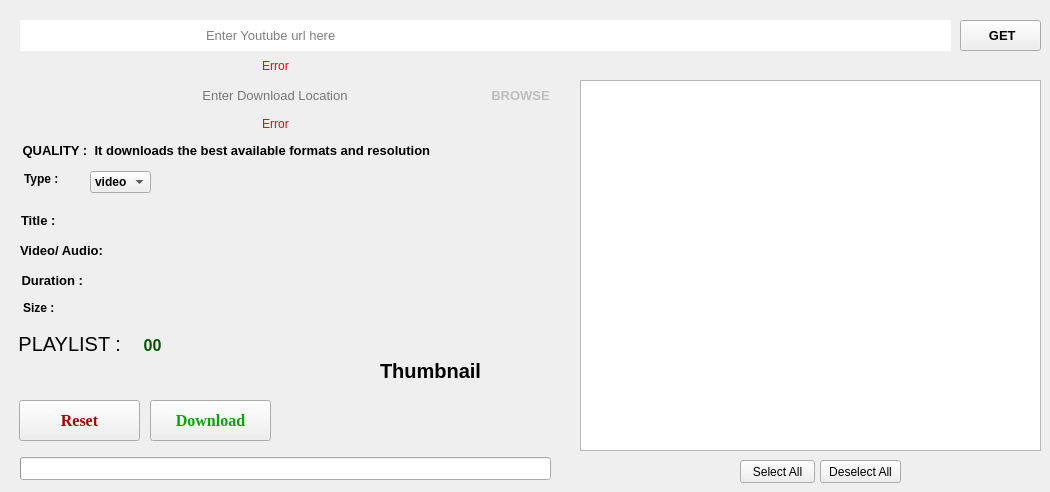
    <widget class="QWidget" name="tab_3">
     <attribute name="title">
      <string>Playlist</string>
     </attribute>
     <widget class="QLineEdit" name="urlText">
      <property name="geometry">
       <rect>
        <x>20</x>
        <y>20</y>
        <width>931</width>
        <height>31</height>
       </rect>
      </property>
      <property name="font">
       <font>
        <pointsize>10</pointsize>
       </font>
      </property>
      <property name="inputMethodHints">
       <set>Qt::ImhNone</set>
      </property>
      <property name="frame">
       <bool>false</bool>
      </property>
      <property name="alignment">
       <set>Qt::AlignLeading|Qt::AlignLeft|Qt::AlignVCenter</set>
      </property>
      <property name="placeholderText">
       <string>                                                   Enter Youtube url here</string>
      </property>
      <property name="clearButtonEnabled">
       <bool>true</bool>
      </property>
     </widget>
     <widget class="QPushButton" name="getButton">
      <property name="geometry">
       <rect>
        <x>960</x>
        <y>20</y>
        <width>81</width>
        <height>31</height>
       </rect>
      </property>
      <property name="font">
       <font>
        <pointsize>10</pointsize>
        <weight>75</weight>
        <bold>true</bold>
       </font>
      </property>
      <property name="autoFillBackground">
       <bool>false</bool>
      </property>
      <property name="text">
       <string> GET</string>
      </property>
      <property name="iconSize">
       <size>
        <width>30</width>
        <height>30</height>
       </size>
      </property>
      <property name="autoDefault">
       <bool>false</bool>
      </property>
      <property name="default">
       <bool>false</bool>
      </property>
      <property name="flat">
       <bool>false</bool>
      </property>
     </widget>
     <widget class="QLineEdit" name="browseText">
      <property name="enabled">
       <bool>false</bool>
      </property>
      <property name="geometry">
       <rect>
        <x>20</x>
        <y>80</y>
        <width>441</width>
        <height>31</height>
       </rect>
      </property>
      <property name="sizePolicy">
       <sizepolicy hsizetype="Expanding" vsizetype="Fixed">
        <horstretch>0</horstretch>
        <verstretch>0</verstretch>
       </sizepolicy>
      </property>
      <property name="font">
       <font>
        <pointsize>10</pointsize>
       </font>
      </property>
      <property name="frame">
       <bool>false</bool>
      </property>
      <property name="alignment">
       <set>Qt::AlignLeading|Qt::AlignLeft|Qt::AlignVCenter</set>
      </property>
      <property name="dragEnabled">
       <bool>false</bool>
      </property>
      <property name="placeholderText">
       <string>                                                  Enter Download Location</string>
      </property>
      <property name="clearButtonEnabled">
       <bool>true</bool>
      </property>
     </widget>
     <widget class="QPushButton" name="browseButton">
      <property name="enabled">
       <bool>false</bool>
      </property>
      <property name="geometry">
       <rect>
        <x>470</x>
        <y>80</y>
        <width>101</width>
        <height>31</height>
       </rect>
      </property>
      <property name="font">
       <font>
        <pointsize>10</pointsize>
        <weight>75</weight>
        <bold>true</bold>
       </font>
      </property>
      <property name="text">
       <string>BROWSE</string>
      </property>
      <property name="iconSize">
       <size>
        <width>30</width>
        <height>30</height>
       </size>
      </property>
      <property name="flat">
       <bool>true</bool>
      </property>
     </widget>
     <widget class="QLabel" name="label_4">
      <property name="geometry">
       <rect>
        <x>19</x>
        <y>140</y>
        <width>491</width>
        <height>20</height>
       </rect>
      </property>
      <property name="font">
       <font>
        <pointsize>10</pointsize>
        <weight>75</weight>
        <bold>true</bold>
       </font>
      </property>
      <property name="text">
       <string> QUALITY :  It downloads the best available formats and resolution</string>
      </property>
      <property name="alignment">
       <set>Qt::AlignJustify|Qt::AlignVCenter</set>
      </property>
      <property name="indent">
       <number>20</number>
      </property>
     </widget>
     <widget class="QLabel" name="playlistLabel">
      <property name="geometry">
       <rect>
        <x>-18</x>
        <y>334</y>
        <width>181</width>
        <height>20</height>
       </rect>
      </property>
      <property name="font">
       <font>
        <pointsize>15</pointsize>
        <weight>50</weight>
        <bold>false</bold>
       </font>
      </property>
      <property name="text">
       <string>PLAYLIST : </string>
      </property>
      <property name="alignment">
       <set>Qt::AlignCenter</set>
      </property>
      <property name="indent">
       <number>20</number>
      </property>
     </widget>
     <widget class="QLabel" name="video_audio_title">
      <property name="geometry">
       <rect>
        <x>20</x>
        <y>240</y>
        <width>521</width>
        <height>20</height>
       </rect>
      </property>
      <property name="sizePolicy">
       <sizepolicy hsizetype="Maximum" vsizetype="Maximum">
        <horstretch>0</horstretch>
        <verstretch>0</verstretch>
       </sizepolicy>
      </property>
      <property name="font">
       <font>
        <pointsize>10</pointsize>
        <weight>75</weight>
        <bold>true</bold>
       </font>
      </property>
      <property name="text">
       <string>Video/ Audio: </string>
      </property>
     </widget>
     <widget class="QLabel" name="duration">
      <property name="geometry">
       <rect>
        <x>18</x>
        <y>270</y>
        <width>521</width>
        <height>20</height>
       </rect>
      </property>
      <property name="font">
       <font>
        <pointsize>10</pointsize>
        <weight>75</weight>
        <bold>true</bold>
       </font>
      </property>
      <property name="text">
       <string> Duration :</string>
      </property>
     </widget>
     <widget class="QProgressBar" name="progressBar_playlist">
      <property name="enabled">
       <bool>true</bool>
      </property>
      <property name="geometry">
       <rect>
        <x>20</x>
        <y>457</y>
        <width>531</width>
        <height>23</height>
       </rect>
      </property>
      <property name="value">
       <number>0</number>
      </property>
      <property name="textVisible">
       <bool>false</bool>
      </property>
     </widget>
     <widget class="QPushButton" name="downloadButton">
      <property name="geometry">
       <rect>
        <x>150</x>
        <y>400</y>
        <width>121</width>
        <height>41</height>
       </rect>
      </property>
      <property name="palette">
       <palette>
        <active>
         <colorrole role="ButtonText">
          <brush brushstyle="SolidPattern">
           <color alpha="255">
            <red>0</red>
            <green>170</green>
            <blue>0</blue>
           </color>
          </brush>
         </colorrole>
        </active>
        <inactive>
         <colorrole role="ButtonText">
          <brush brushstyle="SolidPattern">
           <color alpha="255">
            <red>0</red>
            <green>170</green>
            <blue>0</blue>
           </color>
          </brush>
         </colorrole>
        </inactive>
        <disabled>
         <colorrole role="ButtonText">
          <brush brushstyle="SolidPattern">
           <color alpha="255">
            <red>120</red>
            <green>120</green>
            <blue>120</blue>
           </color>
          </brush>
         </colorrole>
        </disabled>
       </palette>
      </property>
      <property name="font">
       <font>
        <family>Georgia</family>
        <pointsize>12</pointsize>
        <weight>75</weight>
        <italic>false</italic>
        <bold>true</bold>
        <underline>false</underline>
        <strikeout>false</strikeout>
       </font>
      </property>
      <property name="text">
       <string>Download</string>
      </property>
      <property name="iconSize">
       <size>
        <width>30</width>
        <height>30</height>
       </size>
      </property>
      <property name="default">
       <bool>false</bool>
      </property>
      <property name="flat">
       <bool>false</bool>
      </property>
     </widget>
     <widget class="QPushButton" name="resetButton_playlist">
      <property name="geometry">
       <rect>
        <x>19</x>
        <y>400</y>
        <width>121</width>
        <height>41</height>
       </rect>
      </property>
      <property name="palette">
       <palette>
        <active>
         <colorrole role="WindowText">
          <brush brushstyle="SolidPattern">
           <color alpha="255">
            <red>170</red>
            <green>0</green>
            <blue>0</blue>
           </color>
          </brush>
         </colorrole>
         <colorrole role="ButtonText">
          <brush brushstyle="SolidPattern">
           <color alpha="255">
            <red>170</red>
            <green>0</green>
            <blue>0</blue>
           </color>
          </brush>
         </colorrole>
        </active>
        <inactive>
         <colorrole role="WindowText">
          <brush brushstyle="SolidPattern">
           <color alpha="255">
            <red>170</red>
            <green>0</green>
            <blue>0</blue>
           </color>
          </brush>
         </colorrole>
         <colorrole role="ButtonText">
          <brush brushstyle="SolidPattern">
           <color alpha="255">
            <red>170</red>
            <green>0</green>
            <blue>0</blue>
           </color>
          </brush>
         </colorrole>
        </inactive>
        <disabled>
         <colorrole role="WindowText">
          <brush brushstyle="SolidPattern">
           <color alpha="255">
            <red>120</red>
            <green>120</green>
            <blue>120</blue>
           </color>
          </brush>
         </colorrole>
         <colorrole role="ButtonText">
          <brush brushstyle="SolidPattern">
           <color alpha="255">
            <red>120</red>
            <green>120</green>
            <blue>120</blue>
           </color>
          </brush>
         </colorrole>
        </disabled>
       </palette>
      </property>
      <property name="font">
       <font>
        <family>Georgia</family>
        <pointsize>12</pointsize>
        <weight>75</weight>
        <bold>true</bold>
       </font>
      </property>
      <property name="text">
       <string>Reset</string>
      </property>
     </widget>
     <widget class="QLabel" name="playlist_number">
      <property name="geometry">
       <rect>
        <x>122</x>
        <y>330</y>
        <width>61</width>
        <height>31</height>
       </rect>
      </property>
      <property name="palette">
       <palette>
        <active>
         <colorrole role="WindowText">
          <brush brushstyle="SolidPattern">
           <color alpha="255">
            <red>0</red>
            <green>85</green>
            <blue>0</blue>
           </color>
          </brush>
         </colorrole>
        </active>
        <inactive>
         <colorrole role="WindowText">
          <brush brushstyle="SolidPattern">
           <color alpha="255">
            <red>0</red>
            <green>85</green>
            <blue>0</blue>
           </color>
          </brush>
         </colorrole>
        </inactive>
        <disabled>
         <colorrole role="WindowText">
          <brush brushstyle="SolidPattern">
           <color alpha="255">
            <red>120</red>
            <green>120</green>
            <blue>120</blue>
           </color>
          </brush>
         </colorrole>
        </disabled>
       </palette>
      </property>
      <property name="font">
       <font>
        <pointsize>12</pointsize>
        <weight>75</weight>
        <bold>true</bold>
       </font>
      </property>
      <property name="text">
       <string>00</string>
      </property>
      <property name="alignment">
       <set>Qt::AlignCenter</set>
      </property>
     </widget>
     <widget class="QLabel" name="playlist_title">
      <property name="geometry">
       <rect>
        <x>21</x>
        <y>210</y>
        <width>531</width>
        <height>20</height>
       </rect>
      </property>
      <property name="font">
       <font>
        <pointsize>10</pointsize>
        <weight>75</weight>
        <bold>true</bold>
       </font>
      </property>
      <property name="mouseTracking">
       <bool>false</bool>
      </property>
      <property name="tabletTracking">
       <bool>false</bool>
      </property>
      <property name="text">
       <string>Title :</string>
      </property>
      <property name="wordWrap">
       <bool>false</bool>
      </property>
     </widget>
     <widget class="QListWidget" name="playlist_list">
      <property name="enabled">
       <bool>true</bool>
      </property>
      <property name="geometry">
       <rect>
        <x>580</x>
        <y>80</y>
        <width>461</width>
        <height>371</height>
       </rect>
      </property>
      <property name="font">
       <font>
        <pointsize>10</pointsize>
        <weight>75</weight>
        <bold>true</bold>
       </font>
      </property>
      <property name="focusPolicy">
       <enum>Qt::WheelFocus</enum>
      </property>
      <property name="autoFillBackground">
       <bool>false</bool>
      </property>
      <property name="frameShadow">
       <enum>QFrame::Plain</enum>
      </property>
      <property name="lineWidth">
       <number>1</number>
      </property>
      <property name="verticalScrollBarPolicy">
       <enum>Qt::ScrollBarAsNeeded</enum>
      </property>
      <property name="editTriggers">
       <set>QAbstractItemView::DoubleClicked|QAbstractItemView::EditKeyPressed|QAbstractItemView::SelectedClicked</set>
      </property>
      <property name="dragDropMode">
       <enum>QAbstractItemView::DragOnly</enum>
      </property>
      <property name="alternatingRowColors">
       <bool>false</bool>
      </property>
      <property name="selectionMode">
       <enum>QAbstractItemView::MultiSelection</enum>
      </property>
      <property name="selectionBehavior">
       <enum>QAbstractItemView::SelectItems</enum>
      </property>
      <property name="horizontalScrollMode">
       <enum>QAbstractItemView::ScrollPerItem</enum>
      </property>
      <property name="movement">
       <enum>QListView::Free</enum>
      </property>
      <property name="isWrapping" stdset="0">
       <bool>false</bool>
      </property>
      <property name="modelColumn">
       <number>0</number>
      </property>
      <property name="uniformItemSizes">
       <bool>true</bool>
      </property>
      <property name="wordWrap">
       <bool>true</bool>
      </property>
     </widget>
     <widget class="QLabel" name="error_url">
      <property name="geometry">
       <rect>
        <x>20</x>
        <y>56</y>
        <width>511</width>
        <height>20</height>
       </rect>
      </property>
      <property name="palette">
       <palette>
        <active>
         <colorrole role="WindowText">
          <brush brushstyle="SolidPattern">
           <color alpha="255">
            <red>255</red>
            <green>0</green>
            <blue>0</blue>
           </color>
          </brush>
         </colorrole>
        </active>
        <inactive>
         <colorrole role="WindowText">
          <brush brushstyle="SolidPattern">
           <color alpha="255">
            <red>255</red>
            <green>0</green>
            <blue>0</blue>
           </color>
          </brush>
         </colorrole>
        </inactive>
        <disabled>
         <colorrole role="WindowText">
          <brush brushstyle="SolidPattern">
           <color alpha="255">
            <red>120</red>
            <green>120</green>
            <blue>120</blue>
           </color>
          </brush>
         </colorrole>
        </disabled>
       </palette>
      </property>
      <property name="text">
       <string>Error</string>
      </property>
      <property name="alignment">
       <set>Qt::AlignCenter</set>
      </property>
     </widget>
     <widget class="QLabel" name="error_browse">
      <property name="geometry">
       <rect>
        <x>20</x>
        <y>114</y>
        <width>511</width>
        <height>20</height>
       </rect>
      </property>
      <property name="palette">
       <palette>
        <active>
         <colorrole role="WindowText">
          <brush brushstyle="SolidPattern">
           <color alpha="255">
            <red>255</red>
            <green>0</green>
            <blue>0</blue>
           </color>
          </brush>
         </colorrole>
        </active>
        <inactive>
         <colorrole role="WindowText">
          <brush brushstyle="SolidPattern">
           <color alpha="255">
            <red>255</red>
            <green>0</green>
            <blue>0</blue>
           </color>
          </brush>
         </colorrole>
        </inactive>
        <disabled>
         <colorrole role="WindowText">
          <brush brushstyle="SolidPattern">
           <color alpha="255">
            <red>120</red>
            <green>120</green>
            <blue>120</blue>
           </color>
          </brush>
         </colorrole>
        </disabled>
       </palette>
      </property>
      <property name="text">
       <string>Error</string>
      </property>
      <property name="alignment">
       <set>Qt::AlignCenter</set>
      </property>
     </widget>
     <widget class="QPushButton" name="select_all">
      <property name="geometry">
       <rect>
        <x>740</x>
        <y>460</y>
        <width>75</width>
        <height>23</height>
       </rect>
      </property>
      <property name="text">
       <string>Select All</string>
      </property>
     </widget>
     <widget class="QPushButton" name="deselect_all">
      <property name="geometry">
       <rect>
        <x>820</x>
        <y>460</y>
        <width>81</width>
        <height>23</height>
       </rect>
      </property>
      <property name="text">
       <string>Deselect All</string>
      </property>
     </widget>
     <widget class="QLabel" name="thumb">
      <property name="geometry">
       <rect>
        <x>310</x>
        <y>290</y>
        <width>241</width>
        <height>161</height>
       </rect>
      </property>
      <property name="font">
       <font>
        <pointsize>15</pointsize>
        <weight>75</weight>
        <bold>true</bold>
       </font>
      </property>
      <property name="text">
       <string>Thumbnail</string>
      </property>
      <property name="alignment">
       <set>Qt::AlignCenter</set>
      </property>
     </widget>
     <widget class="QComboBox" name="type_combobox">
      <property name="geometry">
       <rect>
        <x>90</x>
        <y>171</y>
        <width>61</width>
        <height>22</height>
       </rect>
      </property>
      <property name="font">
       <font>
        <weight>75</weight>
        <bold>true</bold>
       </font>
      </property>
      <property name="sizeAdjustPolicy">
       <enum>QComboBox::AdjustToContents</enum>
      </property>
      <item>
       <property name="text">
        <string>video</string>
       </property>
      </item>
      <item>
       <property name="text">
        <string>audio</string>
       </property>
      </item>
     </widget>
     <widget class="QLabel" name="size_file">
      <property name="geometry">
       <rect>
        <x>23</x>
        <y>300</y>
        <width>211</width>
        <height>16</height>
       </rect>
      </property>
      <property name="font">
       <font>
        <weight>75</weight>
        <bold>true</bold>
       </font>
      </property>
      <property name="text">
       <string>Size : </string>
      </property>
     </widget>
     <widget class="QLabel" name="size_file_2">
      <property name="geometry">
       <rect>
        <x>24</x>
        <y>171</y>
        <width>71</width>
        <height>16</height>
       </rect>
      </property>
      <property name="font">
       <font>
        <weight>75</weight>
        <bold>true</bold>
       </font>
      </property>
      <property name="text">
       <string>Type :</string>
      </property>
     </widget>
     <zorder>duration</zorder>
     <zorder>urlText</zorder>
     <zorder>getButton</zorder>
     <zorder>browseText</zorder>
     <zorder>browseButton</zorder>
     <zorder>label_4</zorder>
     <zorder>playlistLabel</zorder>
     <zorder>video_audio_title</zorder>
     <zorder>progressBar_playlist</zorder>
     <zorder>downloadButton</zorder>
     <zorder>resetButton_playlist</zorder>
     <zorder>playlist_number</zorder>
     <zorder>playlist_title</zorder>
     <zorder>playlist_list</zorder>
     <zorder>error_url</zorder>
     <zorder>error_browse</zorder>
     <zorder>select_all</zorder>
     <zorder>deselect_all</zorder>
     <zorder>thumb</zorder>
     <zorder>type_combobox</zorder>
     <zorder>size_file</zorder>
     <zorder>size_file_2</zorder>
    </widget>
